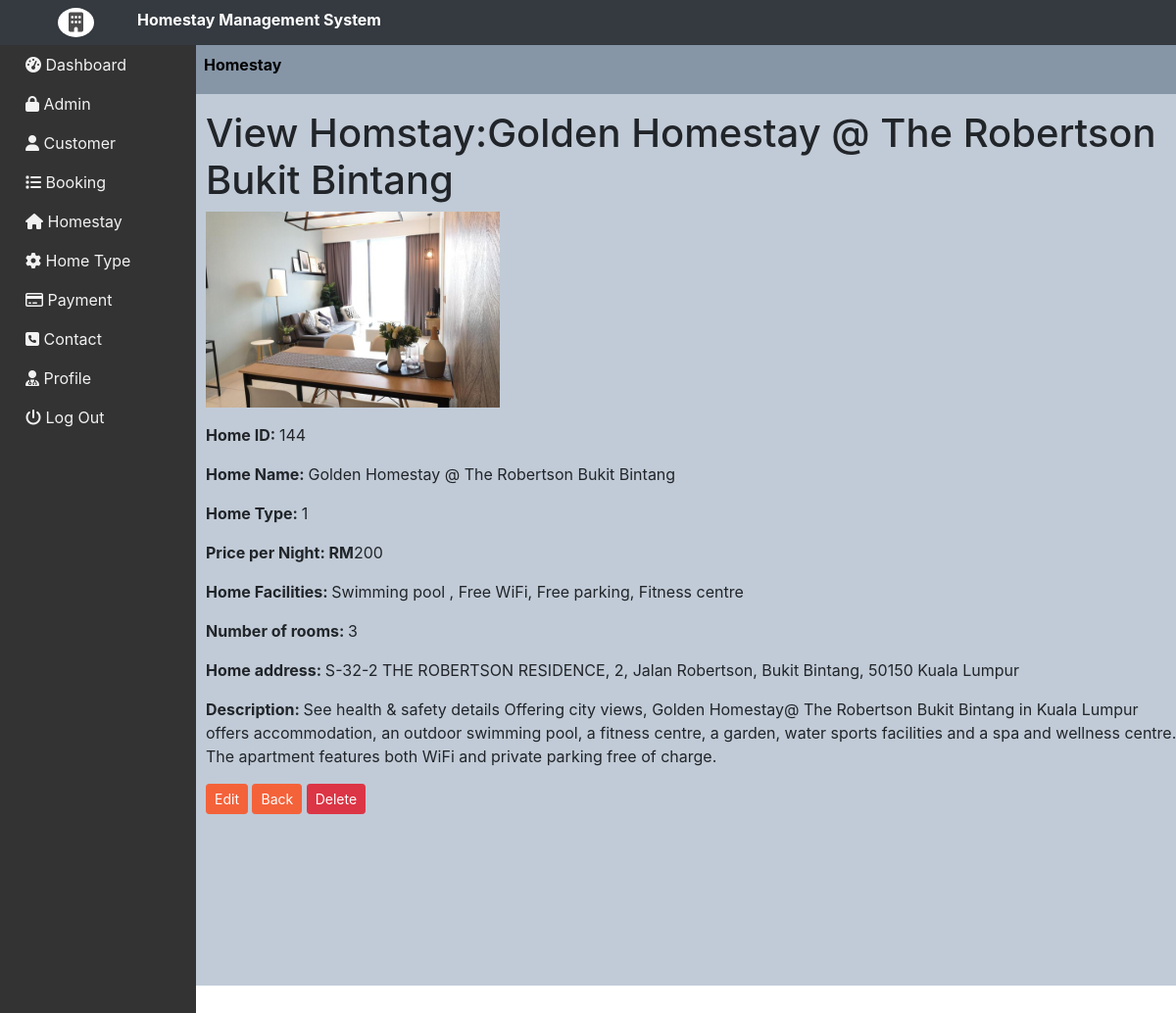
The page /admin/admin/home_view.php?edit&id=144 on the database its author committed.
### tables this page shows
CREATE TABLE `home_details` (
  `home_id` int(11) NOT NULL,
  `home_name` varchar(100) NOT NULL,
  `home_code` int(10) NOT NULL,
  `price_per_night` varchar(20) NOT NULL,
  `home_facilities` varchar(100) NOT NULL,
  `num_of_room` int(10) NOT NULL,
  `home_address` varchar(5000) NOT NULL,
  `description` mediumtext NOT NULL,
  `image1` varchar(255) NOT NULL,
  `image2` varchar(255) NOT NULL,
  `image3` varchar(255) NOT NULL,
  `image4` varchar(255) NOT NULL
);

### admin/admin/home_view.php (the view, shortened to what this page needs)
<?php include("menu.php");?>
	<div style="margin-left:180px;padding:0px 20px;height:120%; margin-right:-30px;">
		<div class="out" >
		<div class="up">
				<ul>
					<li class="atv"><a href="homestay.php">Homestay</a></li>
				</ul>
			</div>
			<div class="right">
			<?php
			if(isset($_GET["id"]))
			{
				$hid=$_GET["id"];
				$result= mysqli_query($connect, "SELECT * FROM home_details where home_id='$hid'");
				$row = mysqli_fetch_assoc($result);
			}
			?>
		<h1>View Homstay:<?php echo $row['home_name']?></h1>
		<form name="addfrm" method="post" action="">
					<p><img src="../image/<?php echo $row['image1']?>" width="300"></p>
					<p><b>Home ID: </b><?php echo $row['home_id']?></p>
					<p><b>Home Name: </b><?php echo $row['home_name']?></p>
					<p><b>Home Type: </b><?php echo $row['home_code']?></p>
					<p><b>Price per Night: RM</b><?php echo $row['price_per_night']?></p>
					<p><b>Home Facilities: </b><?php echo $row['home_facilities']?></p>
					<p><b>Number of rooms: </b><?php echo $row['num_of_room']?></p>
					<p><b>Home address: </b><?php echo $row['home_address']?></p>
					<p><b>Description: </b><?php echo $row['description']?></p>
					<a href="home_edit.php?edit&id=<?php echo $row ['home_id'];?>"><button class="btn btn-sm btn-primary check_out" type="button">Edit</button></a>
					<a href="homestay.php"><button class="btn btn-sm btn-primary check_out" type="button">Back</button></a>
					<a href="homestay.php?delete&id=<?php echo $row['home_id'];?>"onclick="return confirmation();"><button class="btn btn-sm btn-danger delete_cat" type="button">Delete</button></a>
		</form>
	</div>
	</div>
	</div>

### admin/admin/design.css (style rules this page uses)
body { margin:0; overflow:scroll; }

### admin/admin/home_view.php (style rules this page uses)
body { overflow:hidden; }
.out { background-color:#EFF8FB; height:100% }
.up ul { background-size:50%; height:50px; background-color:#7087A3; padding:8px; }
.up li { float:left; margin-right:30px; list-style-type:none; }
.up li a { text-decoration:none; color:white; }
.up .atv { height:35px; font-weight: bold }
.up .atv a { color:black; }
.right { margin-left:10px; margin-top:0px; width: 200px; height: 120px; }

### admin/admin/menu.php (style rules this page uses)
body { overflow:scroll; }
.out { background-color:#c1cbd7; height:100% }
.up ul { background-size:50%; height:50px; background-color:#8696a7; padding:8px; }
.up li { float:left; margin-right:30px; list-style-type:none; }
.up li a { text-decoration:none; color:white; }
.up .atv { height:5px; font-weight: bold; }
.up .atv a { color:black; }

### rows shown on the page
home_details: home_name "Golden Homestay @ The Robertson Bukit Bintang", image1 (picture), home_id "144", home_code "1", price_per_night "200", home_facilities "Swimming pool , Free WiFi, Free parking, Fitness centre", num_of_room "3", home_address "S-32-2 THE ROBERTSON RESIDENCE, 2, Jalan Robertson, Bukit Bintang, 50150 Kuala Lumpur", description "See health & safety details Offering city views, Golden Homestay@ The Robertson Bukit Bintang in Kuala Lumpur offers accommodation, an outdoor swimming pool, a fitness centre, a garden, water sports facilities and a spa and wellness centre. The apartment features both WiFi and private parking free of charge."
